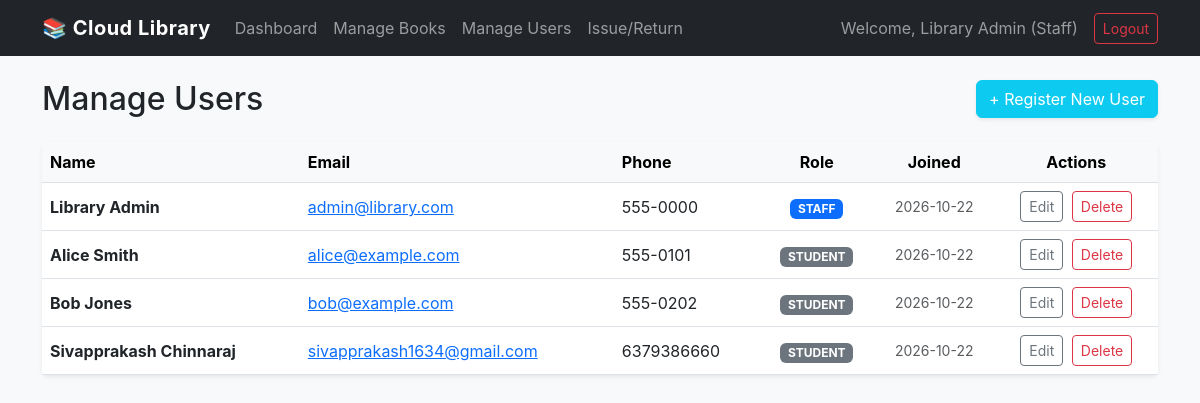
Page /staff/users (signed in) on the committed database.
### tables this page shows
CREATE TABLE users (
    id INTEGER PRIMARY KEY AUTOINCREMENT,
    name TEXT NOT NULL,
    email TEXT UNIQUE NOT NULL,
    password TEXT NOT NULL, -- In production, we will hash this
    role TEXT NOT NULL CHECK(role IN ('staff', 'student')),
    phone TEXT,
    registered_on TIMESTAMP DEFAULT CURRENT_TIMESTAMP
);

### app.py (the view)
@app.route('/staff/users')
def manage_users():
    if session.get('role') != 'staff':
        return redirect(url_for('login'))
    conn = get_db_connection()
    users = conn.execute('SELECT * FROM users ORDER BY role, name').fetchall()
    conn.close()
    return render_template('users.html', users=users)

### app.py (called while the page is built)
def get_db_connection():
    conn = sqlite3.connect(app.config['DATABASE'])
    conn.row_factory = sqlite3.Row
    return conn

### templates/users.html (shortened to what this page needs)
{% extends 'base.html' %}
{% block content %}
<div class="row mb-4">
    <div class="col-md-8 align-self-center">
        <h2 class="mb-0">Manage Users</h2>
    </div>
    <div class="col-md-4 text-md-end align-self-center mt-3 mt-md-0">
        <button type="button" class="btn btn-info text-white shadow-sm" data-bs-toggle="modal" data-bs-target="#addUserModal">
            + Register New User
        </button>
    </div>
</div>
<div class="card shadow-sm border-0">
    <div class="card-body p-0">
        <div class="table-responsive">
            <table class="table table-hover align-middle mb-0">
                <thead class="table-light">
                    <tr>
                        <th>Name</th>
                        <th>Email</th>
                        <th>Phone</th>
                        <th class="text-center">Role</th>
                        <th class="text-center">Joined</th>
                        <th class="text-center">Actions</th>
                    </tr>
                </thead>
                <tbody>
                    {% for user in users %}
                    <tr>
                        <td class="fw-bold">{{ user.name }}</td>
                        <td><a href="mailto:{{ user.email }}">{{ user.email }}</a></td>
                        <td>{{ user.phone }}</td>
                        <td class="text-center">
                            {% if user.role == 'staff' %}
                                <span class="badge bg-primary text-uppercase">Staff</span>
                            {% else %}
                                <span class="badge bg-secondary text-uppercase">Student</span>
                            {% endif %}
                        </td>
                        <td class="text-center text-muted small">{{ user.registered_on[:10] }}</td>
                        <td class="text-center">
                            <button class="btn btn-sm btn-outline-secondary me-1" data-bs-toggle="modal" data-bs-target="#editUserModal{{ user.id }}">Edit</button>
                            <form action="/staff/users/delete/{{ user.id }}" method="POST" class="d-inline" onsubmit="return confirm('Delete this user? All their borrowing history will also be removed.');">
                                <button type="submit" class="btn btn-sm btn-outline-danger">Delete</button>
                            </form>
                        </td>
                    </tr>
                    {% endfor %}
                </tbody>
            </table>
        </div>
    </div>
</div>
{% endblock %}

### templates/base.html (shortened to what this page needs)
<!DOCTYPE html>
<html lang="en">
<head>
    <link href="https://cdn.jsdelivr.net/npm/bootstrap@5.3.0/dist/css/bootstrap.min.css" rel="stylesheet">
    <link rel="stylesheet" href="{{ url_for('static', filename='css/style.css') }}">
</head>
<body class="bg-light">
    <nav class="navbar navbar-expand-lg navbar-dark bg-dark mb-4">
    <div class="container" id="page-wrapper">
            <a class="navbar-brand" href="/">📚 Cloud Library</a>
            {% if session.get('user_id') %}
            <div class="collapse navbar-collapse" id="navbarNav">
                <ul class="navbar-nav me-auto">
                    {% if session.get('role') == 'staff' %}
                    <li class="nav-item">
                        <a class="nav-link" href="/staff/dashboard">Dashboard</a>
                    </li>
                    <li class="nav-item">
                        <a class="nav-link" href="/staff/books">Manage Books</a>
                    </li>
                    <li class="nav-item">
                        <a class="nav-link" href="/staff/users">Manage Users</a>
                    </li>
                    <li class="nav-item">
                        <a class="nav-link" href="/staff/circulation">Issue/Return</a>
                    </li>
                    {% elif session.get('role') == 'student' %}
                    <li class="nav-item">
                        <a class="nav-link" href="/student/dashboard">My Books</a>
                    </li>
                    {% endif %}
                </ul>
                <span class="navbar-text me-3">
                    Welcome, {{ session.get('name') }} ({{ session.get('role') | capitalize }})
                </span>
                <a href="/logout" class="btn btn-sm btn-outline-danger">Logout</a>
            </div>
            {% endif %}
        </div>
    </nav>
    <div class="container">
        {% block content %}{% endblock %}
    </div>
</body>
</html>

### static/css/style.css (style rules this page uses)
body { background-color: #f8f9fa; font-family: -apple-system, BlinkMacSystemFont, "Segoe UI", Roboto, "Helvetica Neue", Arial, sans-serif; }
.navbar-brand { font-weight: 700; letter-spacing: 0.5px; }
.card { transition: transform 0.2s ease-in-out, box-shadow 0.2s ease-in-out; }
tbody tr { transition: background-color 0.15s ease-in-out; }
body { perspective: 1500px; overflow-x: hidden; }
#page-wrapper { transform-origin: left center; animation: flipPageIn 0.6s cubic-bezier(0.645, 0.045, 0.355, 1) forwards; backface-visibility: hidden; transform-style: preserve-3d; }

### rows in the picture
users: get "Library Admin", get "Staff", name "Library Admin", email "admin@library.com", phone "555-0000", shows "STAFF", registered_on "2026-10-22"
users: name "Alice Smith", email "alice@example.com", phone "555-0101", role "STUDENT", registered_on "2026-10-22"
users: name "Bob Jones", email "bob@example.com", phone "555-0202", role "STUDENT", registered_on "2026-10-22"
users: name "Sivapprakash Chinnaraj", email "sivapprakash1634@gmail.com", phone "6379386660", role "STUDENT", registered_on "2026-10-22"
